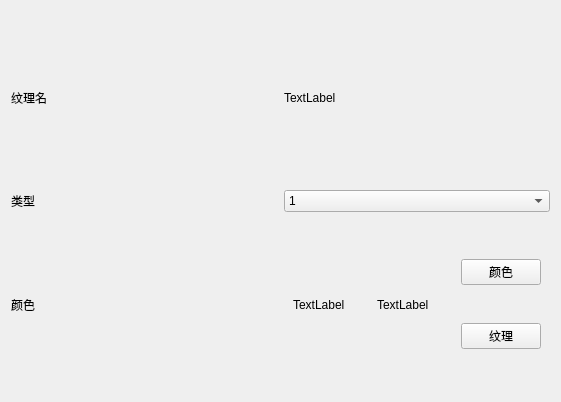
<?xml version="1.0" encoding="UTF-8"?>
<ui version="4.0">
 <class>TextureEdit</class>
 <widget class="QWidget" name="TextureEdit">
  <property name="geometry">
   <rect>
    <x>0</x>
    <y>0</y>
    <width>561</width>
    <height>402</height>
   </rect>
  </property>
  <property name="windowTitle">
   <string>Form</string>
  </property>
  <layout class="QGridLayout" name="gridLayout">
   <item row="0" column="0">
    <widget class="QLabel" name="label">
     <property name="text">
      <string>纹理名</string>
     </property>
    </widget>
   </item>
   <item row="1" column="0">
    <widget class="QLabel" name="label_3">
     <property name="text">
      <string>类型</string>
     </property>
    </widget>
   </item>
   <item row="1" column="1">
    <widget class="QComboBox" name="comboBox">
     <item>
      <property name="text">
       <string>1</string>
      </property>
     </item>
     <item>
      <property name="text">
       <string>2</string>
      </property>
     </item>
     <item>
      <property name="text">
       <string>3</string>
      </property>
     </item>
     <item>
      <property name="text">
       <string>4</string>
      </property>
     </item>
    </widget>
   </item>
   <item row="0" column="1">
    <widget class="QLabel" name="label_2">
     <property name="text">
      <string>TextLabel</string>
     </property>
    </widget>
   </item>
   <item row="2" column="0">
    <widget class="QLabel" name="label_4">
     <property name="text">
      <string>颜色</string>
     </property>
    </widget>
   </item>
   <item row="2" column="1">
    <widget class="QWidget" name="widget" native="true">
     <layout class="QHBoxLayout" name="horizontalLayout">
      <item>
       <widget class="QLabel" name="label_6">
        <property name="text">
         <string>TextLabel</string>
        </property>
       </widget>
      </item>
      <item>
       <widget class="QLabel" name="label_5">
        <property name="text">
         <string>TextLabel</string>
        </property>
       </widget>
      </item>
      <item>
       <layout class="QVBoxLayout" name="verticalLayout">
        <item>
         <widget class="QPushButton" name="pushButton">
          <property name="text">
           <string>颜色</string>
          </property>
         </widget>
        </item>
        <item>
         <widget class="QPushButton" name="pushButton_2">
          <property name="text">
           <string>纹理</string>
          </property>
         </widget>
        </item>
       </layout>
      </item>
     </layout>
    </widget>
   </item>
  </layout>
 </widget>
 <resources/>
 <connections/>
</ui>
